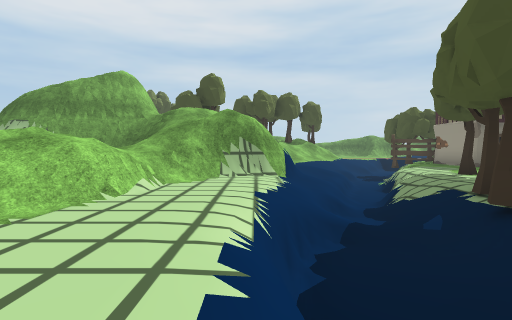
view 1 (above)

13 first-person views from a walk through a scene from a Unity 3-D project. The camera is 1.4 m above the floor, tilts 2° down and sees 80° across. The floor is counted in squares, 2 m on a side. Each view is taken from the middle of a square. On the plan, view 1 faces up. The plan holds only what a view shows up to about 10 squares ahead; the rest is blank. The place goes on beyond the plan. The player character is not drawn. Some animated figures are left out. Some surface patterns are stand-ins.

view 2
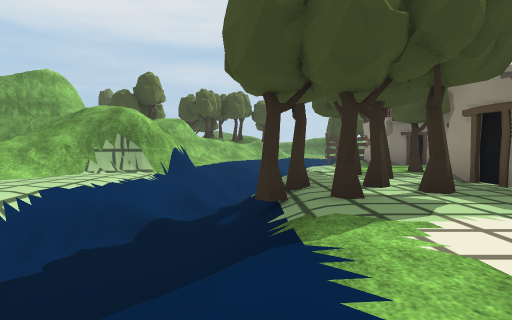

view 3
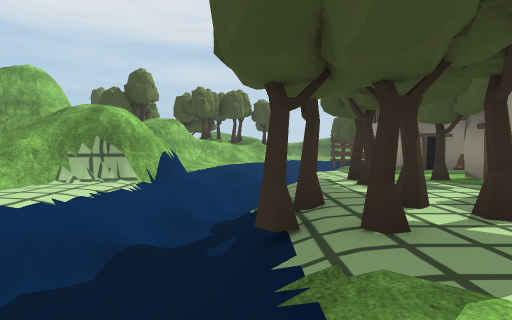

view 4
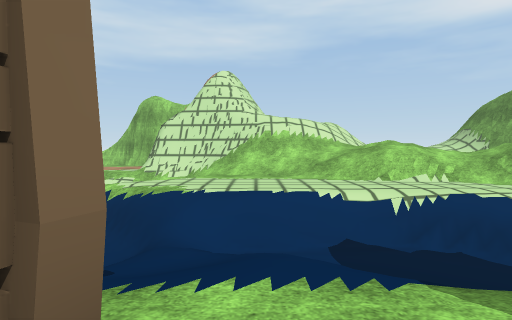

view 5
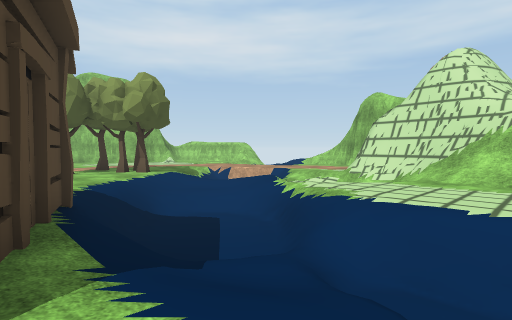

view 6
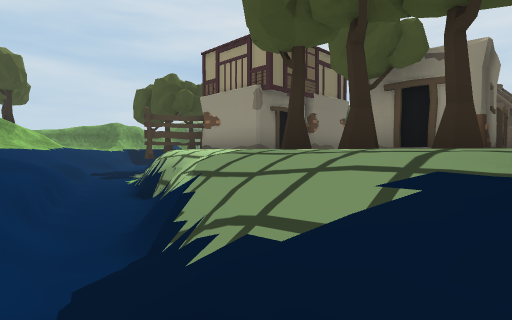

view 7
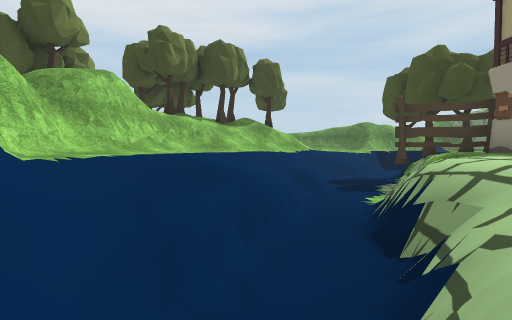

view 8
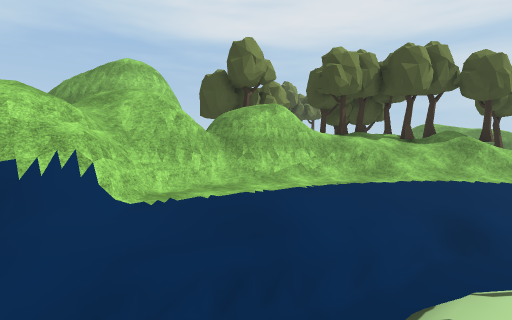

view 9
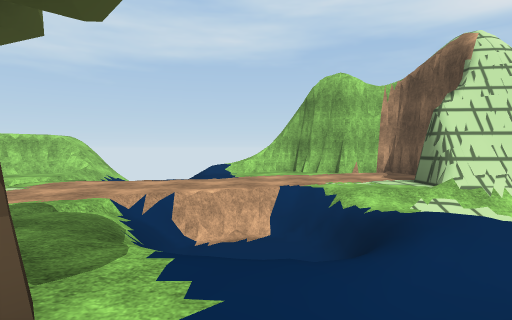

view 10
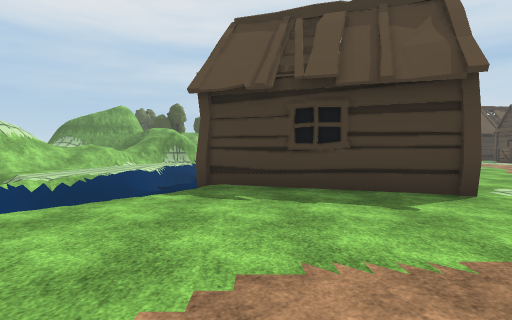

view 11
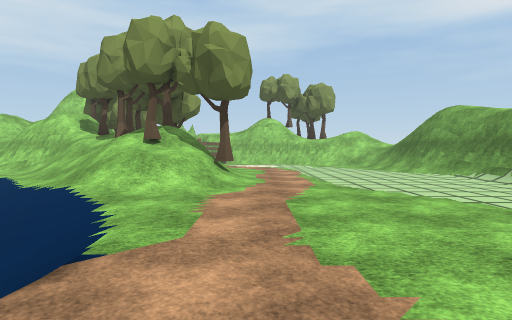

view 12
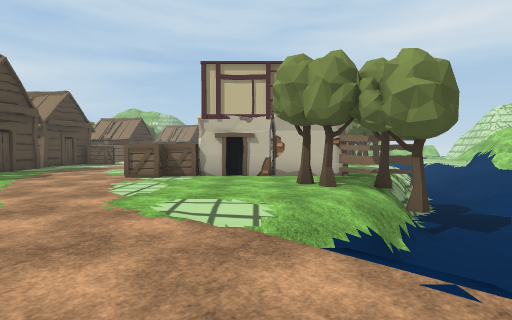

view 13
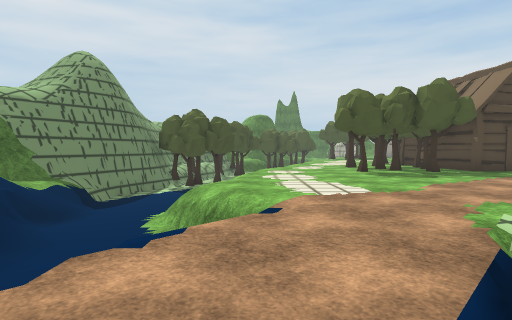

### Floor plan
Key: @ floor where view 1 was taken; # wall or solid block; . main floor; - floor 0.25 m lower than the main floor; _ floor 1 m lower than the main floor; : floor 1.25 m higher than the main floor; + floor 1.5 m higher than the main floor; < floor 1.5 m lower than the main floor; ( floor 1.75 m lower than the main floor; * floor 2.25 m higher than the main floor; % floor 3.75 m higher than the main floor; / step, stairs or slope; = window, fence, low wall or low ledge; v drop or lower ground; T tree; F fence; C crate; H hut.
Columns run from 9 left of view 1 to 18 right of it. Each row starts with its distance up from view 1.
 28          ///
 27          v###            //#
 26          #////         ###/#
 25          .......      ##=###
 24          ........     ==<=##
 23          .........  v<(((((
 22          ........./  (((v((
 21          ........../ #=//=
 20            //T/../../==..../
 19            T/:/// =.........
 18          TT//////(v/........
 17          *T+////(/-........T
 16       TT T/////(T/..........
 15       TT=#=////(T/T........T
 14       T#%#////((F..........T
 13      # #=#////(=F####CC....H
 12      # ==////((/.####  ....H
 11     ##//##.//(/. ####   ...H
 10  #####///#///=/. ..        H
  9  ///  / /##//=.....
  8       ///##///....
  7       //#/////T.T#
  6       //./////T..##C
  5       //.////T..##
  4     ///=.///T.T.#
  3     ////.=(</T..
  2     ///..=(//..
  1  ##/==.../(//..
  0   ###/...@///#
 -1  ####////=(//#
 -2  #.##/_/=((//#    ..
 -3  #...///=((/#### ..
 -4 ##...///////...##.
 -5 #....=/////.......
 -6 /=...v( /........
 -7  /...#v/.T......
 -8    =..///T.T...
 -9    /.... T.  .
-10     ...
-11  =v =
-12  #.
-13  #.

Positions as (right, up) in squares from view 1, and headings:
1: (0, 0), facing up
2: (3, 0), facing up
3: (3, 1), facing up
4: (5, 1), facing left
5: (4, 2), facing down-left
6: (2, 5), facing up-right
7: (3, 7), facing up
8: (5, 8), facing up-left
9: (1, -6), facing left
10: (4, -9), facing up
11: (10, 21), facing left
12: (10, 21), facing down
13: (8, 20), facing right
